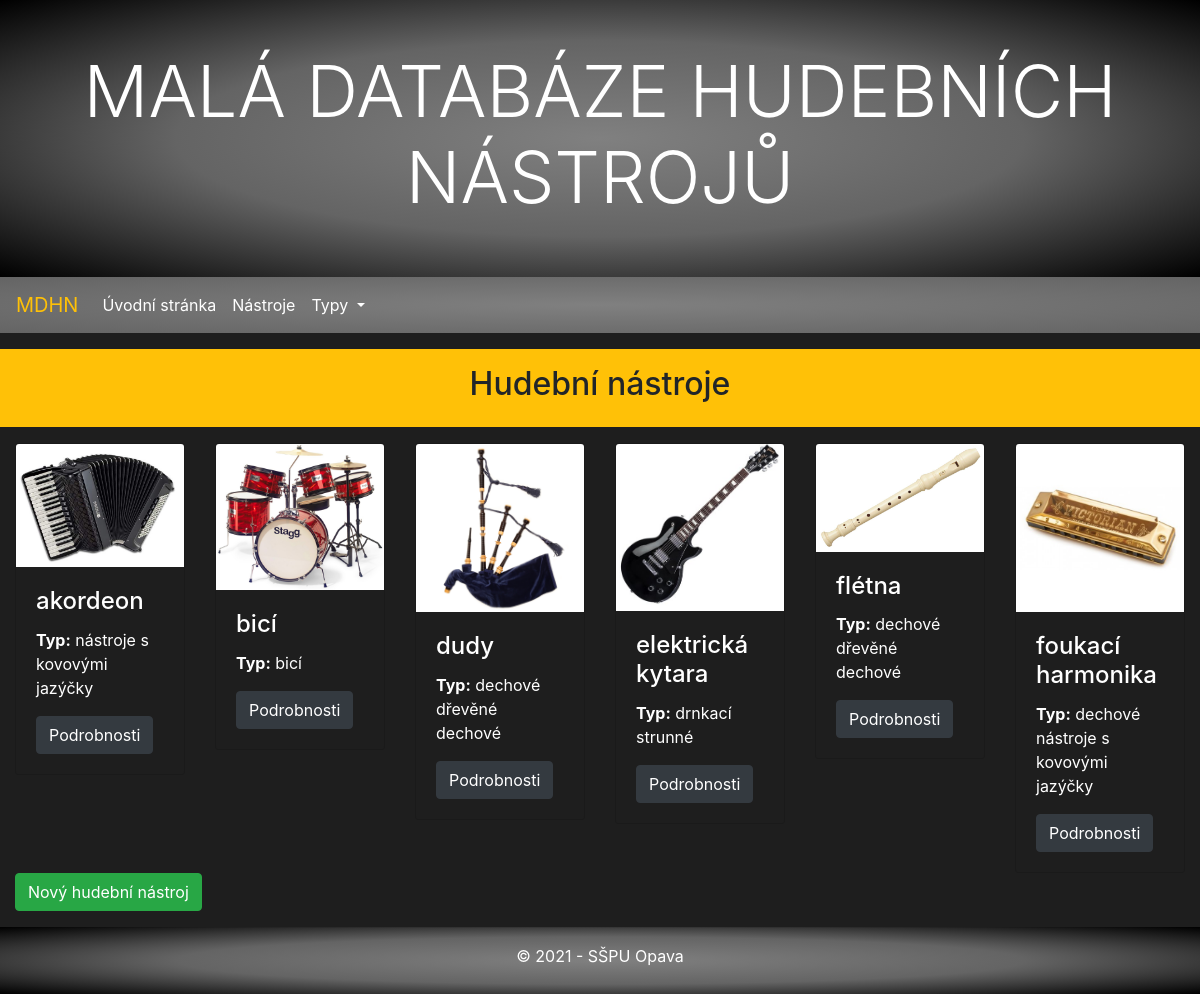
Screenshot of /music/instruments/ with the database file from the repository.
### music/models.py (models this page shows, shortened)
class Instrument(models.Model):
    title = models.CharField(max_length=200, verbose_name="Title")
    history = models.TextField(blank=True, null=True, verbose_name="History")
    poster = models.ImageField(upload_to=poster_path, blank=True, null=True, verbose_name="Poster")
    type = models.ManyToManyField(Type, help_text='Select a type for this instrument')
    class Meta:
        ordering = ["title"]

class Type(models.Model):
    name = models.CharField(max_length=100, unique=True, verbose_name="Type name",
                            help_text='Enter a type of musical instrument')
    class Meta:
        ordering = ["name"]

### music/views.py (the view)
# urls.py: path('instruments/', views.InstrumentListView.as_view(), name='instrument_list'),
class InstrumentListView(ListView):
    model = Instrument
    context_object_name = 'instrument_list'
    template_name = 'instrument/list.html'
    paginate_by = 6
    def get_queryset(self):
        if 'type_name' in self.kwargs:
            return Instrument.objects.filter(type__name=self.kwargs['type_name']).all() # Get 5 books containing the title war
        else:
            return Instrument.objects.all()
    def get_context_data(self, **kwargs):
        context = super().get_context_data(**kwargs)
        if 'type_name' in self.kwargs:
            context['view_title'] = f"Typ: {self.kwargs['type_name']}"
            context['view_head'] = f"Typ nástroje: {self.kwargs['type_name']}"
        else:
            context['view_title'] = 'Typy'
            context['view_head'] = 'Přehled typů nastoje'
        return context

### music/context_processors.py (called while the page is built)
def types(request):
    return {'types': Type.objects.all()}

### music/templates/instrument/list.html (shortened to what this page needs)
{% extends "base.html" %} {% load bootstrap_pagination %} {% block content %}
<div class="row mt-3 mb-3 bg-warning p-3">
    <div class="col-sm-12">
        <h2 class="text-center">Hudební nástroje</h2>
    </div>
</div>
<div class="row">
    {% for instrument in instrument_list %}
    <div class="col-sm-4 col-xl-2">
        <div class="card">
            {% if instrument.poster %}
            <img class="card-img-top" src="{{ instrument.poster.url }}" alt="{{ instrument.title }}"> {% endif %}
            <div class="card-body">
                <h4 class="card-title"> {{ instrument.title }}</h4>
                <p><strong>Typ:</strong> {% for typ in instrument.type.all %}{{ typ.name }} {% endfor %}</p>
                <a href="{% url 'instrument-detail' instrument.pk %}" class="btn btn-dark">Podrobnosti</a>
            </div>
        </div>
    </div>
    {% endfor %}
</div>
<div>
    <a href="{% url 'instrument-create'%}" class="btn btn-success">Nový hudební nástroj</a>
</div>
{% endblock %}

### music/static/css/styles.css (style rules this page uses)
body { background-color: #1e1e1e; }
p { color: white; }
.card { background-color: #1e1e1e !important; }
a { color: gray; }
h4 { color: white; }

### rows the page displays
Instrument: poster (picture), title "akordeon"
Type: name "nástroje s kovovými jazýčky"
Instrument: poster (picture), title "bicí"
Type: name "bicí"
Instrument: poster (picture), title "dudy"
Type: name "dechové"
Type: name "dřevěné dechové"
Instrument: poster (picture), title "elektrická kytara"
Type: name "drnkací"
Type: name "strunné"
Instrument: poster (picture), title "flétna"
Instrument: poster (picture), title "foukací harmonika"
